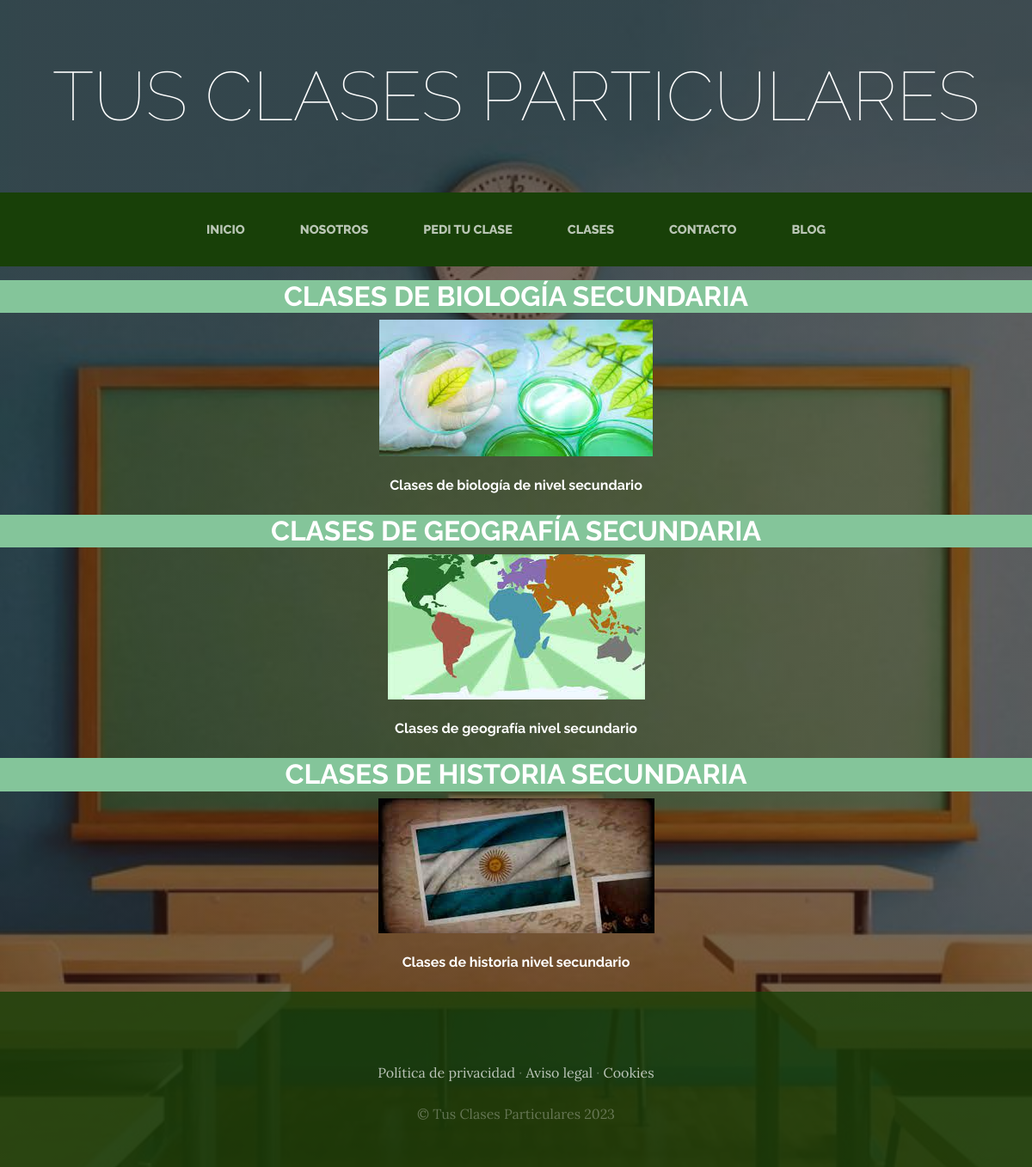
/ClasesPartApp/, run on the app's committed database.
### ClasesPartApp/models.py (models this page shows, shortened)
class ClasesPart(models.Model):
    titulo=models.CharField(max_length=50)
    contenido=models.CharField(max_length=60)
    imagen=models.ImageField(upload_to='ClasesPartApp')
    created=models.DateTimeField(auto_now_add=True)
    updated=models.DateTimeField(auto_now_add=True)
    class Meta:
        verbose_name='clase'
        verbose_name_plural= 'clases'

### ClasesPartApp/views.py (the view)
# urls.py: path('',views.clases, name= "Clases"),
def clases(request):
    clasesParticulares=ClasesPart.objects.all()
    return render(request, "ClasesPartApp/clases.html", {"clasesParticulares": clasesParticulares})

### ClasesPartApp/templates/ClasesPartApp/clases.html
{% extends "ProyectoClasesApp/base.html" %}
{% load static %}
{% block content %}
    {% for clasesParticulares in clasesParticulares %}
<div><p>
    <h2 style= "font-family:'Raleway', sans-serif; text-transform: uppercase; color: white; background-color: rgb(132, 197, 154); font-weight: bold; text-align: center;">{{clasesParticulares.titulo}}</h2>
    <p style="text-align: center;">
        <img src="{{ clasesParticulares.imagen.url }}" style="display: block; margin-left: auto; margin-right: auto;">
      </p>
    <p style= "font-family:'Raleway', sans-serif; color: white; margin: 20px; font-weight: bold; text-align: center;">{{clasesParticulares.contenido}}</p>
</p></div>
    {% endfor %}
{% endblock %}

### ProyectoClasesApp/templates/ProyectoClasesApp/base.html (shortened to what this page needs)
<html>
<head>
    {% load static %}
    <link href="{% static 'ProyectoClasesApp/vendor/bootstrap/css/bootstrap.min.css' %}" rel="stylesheet">
    <link href="{% static 'ProyectoClasesApp/css/gestion.css' %}" rel="stylesheet">
</head>
<body>
    <h1 class="site-heading text-center text-white d-none d-lg-block">
        <span class="site-heading-lower">Tus Clases Particulares</span>
      </h1>
 <nav class="navbar navbar-expand-lg navbar-dark py-lg-4" id="mainNav">
    <div class="container">
      <div class="collapse navbar-collapse" id="navbarResponsive">
        <ul class="navbar-nav mx-auto">
          <li class="nav-item {% if request.path == '/'%}active{% endif %} px-lg-4">
            <a class="nav-link text-uppercase text-expanded" href="{% url 'Home' %}">Inicio</a>
          </li>
          <li class="nav-item {% if request.path == '/servicios'%}active{% endif %} px-lg-4">
            <a class="nav-link text-uppercase text-expanded" href="{% url 'Nosotros' %}">Nosotros</a>
          </li>
          <li class="nav-item {% if request.path == '/pediTuClase'%}active{% endif %} px-lg-4">
            <a class="nav-link text-uppercase text-expanded" href="{% url 'Pedi tu clase' %}">Pedi tu clase</a>
          </li>
          <li class="nav-item {% if request.path == '/clases'%}active{% endif %} px-lg-4">
            <a class="nav-link text-uppercase text-expanded" href="{% url 'Clases' %}">Clases</a>
          </li>
          <li class="nav-item {% if request.path == '/contacto'%}active{% endif %} px-lg-4">
            <a class="nav-link text-uppercase text-expanded" href="{% url 'Contacto' %}">Contacto</a>
          </li>
          <li class="nav-item {% if request.path == '/blog'%}active{% endif %} px-lg-4">
            <a class="nav-link text-uppercase text-expanded" href="{% url 'Blog' %}">Blog</a>
          </li>
        </ul>
      </div>
    </div>
  </nav>
    {% block content %}
    {% endblock %}
    <footer class="footer text-faded text-center py-5">
      <div class="container">
        <p class="m-0 mbt">
        	<a href="sample.html" class="link">Política de privacidad</a> ·
        	<a href="sample.html" class="link">Aviso legal</a> ·
        	<a href="sample.html" class="link">Cookies</a>
		</p>
        <p class="m-0 mbt1">&copy; Tus Clases Particulares 2023</p>
      </div>
	</footer>
</body>
</html>

### ProyectoClasesApp/static/ProyectoClasesApp/css/gestion.css (style rules this page uses)
body { font-family: 'Lora'; background: linear-gradient(rgba(47, 23, 15, 0.65), rgba(47, 23, 15, 0.65)), url("../img/bg_main.jpg"); background-attachment: fixed; background-position: center; background-size: cover; }
h1, h2, h3, h4, h5, h6 { font-family: 'Raleway'; }
p { line-height: 1.75; }
.text-faded { color: rgba(255, 255, 255, 0.3); }
.site-heading { margin-top: 5rem; margin-bottom: 5rem; text-transform: uppercase; line-height: 1; font-family: 'Raleway'; }
.site-heading .site-heading-lower { font-size: 5rem; font-weight: 100; line-height: 4rem; }
#mainNav { background-color: rgba(24, 64, 8); font-family: 'Raleway'; }
#mainNav .navbar-nav .nav-item .nav-link { color: rgba(255, 255, 255, 0.7); font-weight: 800; }
@media (min-width: 992px) { #mainNav .navbar-nav .nav-item .nav-link { font-size: 0.9rem; } }
.footer { background-color: rgba(24, 64, 8, 0.8); }
.mbt { padding-top: 2rem; }
.mbt1 { padding-top: 1.25rem; }
a.link { color: rgba(255, 255, 255, 0.7); }

### data on the page
ClasesPart: titulo "CLASES DE BIOLOGÍA SECUNDARIA", imagen (picture), contenido "Clases de biología de nivel secundario"
ClasesPart: titulo "CLASES DE GEOGRAFÍA SECUNDARIA", imagen (picture), contenido "Clases de geografía nivel secundario"
ClasesPart: titulo "CLASES DE HISTORIA SECUNDARIA", imagen (picture), contenido "Clases de historia nivel secundario"
